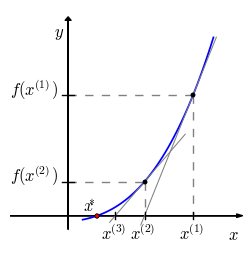

Here is the Python script that generated this plot:
#!/usr/bin/env python3
# -*- coding: utf-8 -*-

'''
Este trabalho está licenciado sob a Licença Creative Commons Atribuição-CompartilhaIgual 3.0 Não Adaptada. Para ver uma cópia desta licença, visite http://creativecommons.org/licenses/by-sa/3.0/ ou envie uma carta para Creative Commons, PO Box 1866, Mountain View, CA 94042, USA.

Author: Pedro H A Konzen - 08/2016

Descrição:
Ilustração do método de Newton.

Description:
Illustration of the Newton's method.
'''

import numpy as np
import scipy as sci
from scipy import optimize
import matplotlib.pyplot as plt

#canvas
fig = plt.figure(figsize=(3,3), dpi=300, linewidth=0.0, facecolor="white")

#axes definitions
ax = plt.subplot(1,1,1)

ax.set_xlim(-1,3)
ax.set_ylim(-5,30)

ax.set_xticks([])
ax.set_yticks([])

ax.set_frame_on(False)

ax.arrow(-1, 0, 4, 0, length_includes_head=True, facecolor='black', head_length=0.1, head_width=0.5)
ax.text(2.75,-3.5,r"$x$")

ax.arrow(0, -2, 0, 31, length_includes_head=True, facecolor='black', head_length=0.5, head_width=0.1)
ax.text(-0.25, 26, r"$y$")

def fun(x):
    return (x+0.5)**3-1

def dfun(x):
    return 3*(x+0.5)**2

a = 0.25
b = 2.5
x = np.linspace (a, b)
ax.plot(x, fun(x), lw=1.25)

def rtan(x,x0):
    return dfun(x0)*(x-x0) + fun(x0)

x0=2.15
x = np.linspace(x0-0.9,x0+0.4)
ax.plot(x,rtan(x,x0),color="gray",lw=0.75)

x1 = x0 - fun(x0)/dfun(x0)
x = np.linspace(x1-0.6,x1+0.7)
ax.plot(x,rtan(x,x1),color="gray",lw=0.75)


#dashed lines
#(a, f(a))
a = x0
ax.plot ([0, a], [fun(a), fun(a)], color='gray', linestyle='dashed')
ax.plot ([a, a], [fun(a), 0], color='gray', linestyle='dashed')
ax.plot (a, fun(a), 'ko', markersize=3)
ax.plot ([a, a], [-0.5, 0.5], color='black')
ax.plot ([-0.1, 0.1], [fun(a), fun(a)], color='black')
ax.text (-1, fun(a)-0.1, r"$f(x^{(1)})$")
ax.text (a - 0.25, -3.5, r"$x^{(1)}$")

#dashed lines
#(a, f(a))
a = x1
ax.plot ([0, a], [fun(a), fun(a)], color='gray', linestyle='dashed')
ax.plot ([a, a], [fun(a), 0], color='gray', linestyle='dashed')
ax.plot (a, fun(a), 'ko', markersize=3)
ax.plot ([a, a], [-0.5, 0.5], color='black')
ax.plot ([-0.1, 0.1], [fun(a), fun(a)], color='black')
ax.text (-1, fun(a)-0.1, r"$f(x^{(2)})$")
ax.text (a - 0.25, -3.5, r"$x^{(2)}$")

#dashed lines
#(a, f(a))
a = x1 - fun(x1)/dfun(x1)
ax.plot ([a, a], [-0.5, 0.5], color='black')
ax.text (a - 0.25, -3.5, r"$x^{(3)}$")

xstar = sci.optimize.fsolve(fun,a)
ax.plot ([xstar, xstar], [0, 0], 'ro', markersize=3)
ax.text (xstar - 0.25, 0.5, r"$x\!^{*}$")



'''
#(b, f(b))
ax.plot (b, fun(b), 'ko', markersize=3)
ax.text (-1.75, fun(b)-0.1, r"$f(b)$")
ax.plot ([-0.1, 0.1], [fun(b), fun(b)], color='black')
ax.plot ([0, b], [fun(b), fun(b)], color='gray', linestyle='dashed')
ax.plot ([b, b], [fun(b), 0], color='gray', linestyle='dashed')
ax.plot ([b, b], [-0.1, 0.1], color='black')
ax.text (b - 0.25, 0.25, r"$b$")


#f(p) = 0
p = sci.optimize.fsolve(fun,(a+b)/2)
ax.plot (p, fun(p), 'ko', markersize=3, markerfacecolor='red')
ax.text (p, 0.25, r"$x\!^*$")
'''

#plt.show()

fig_file =  "metodo_de_Newton"
fig.savefig(fig_file+".eps", bbox_inches='tight')
fig.savefig(fig_file+".svg", bbox_inches='tight')
fig.savefig(fig_file+".png", bbox_inches='tight')


